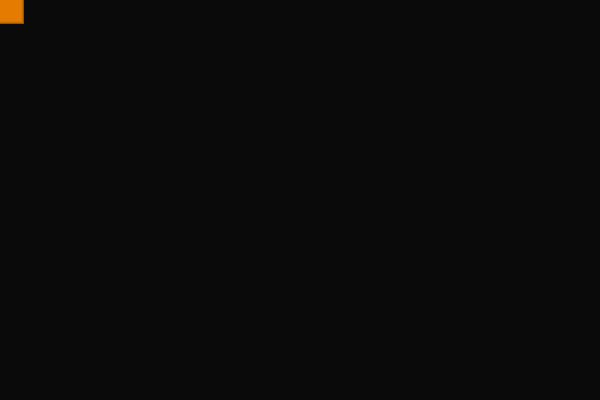
Frame 1 (no input)
Frame 60 (the mouse pressed at the canvas centre just before this capture): identical to frame 1, image omitted
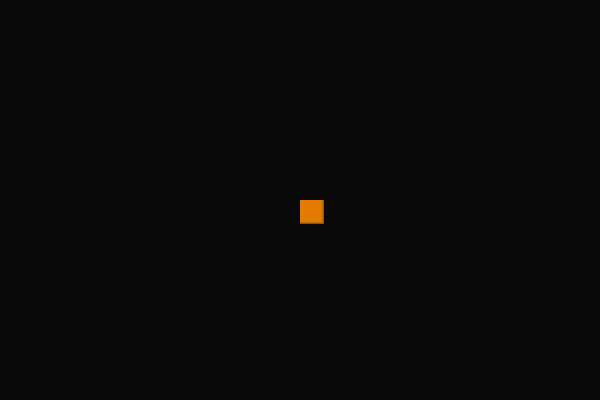
Frame 120 (the mouse held since frame 60 and released just before this capture)

The Processing sketch that drew these frames (run headless with seeded random() and noise(); from frame 60 on, the mouse is pressed at the canvas centre):

// Processing sketch: processing_56639
// ── processing_56639.pde

int num = 50;
float mx[] = new float[num];
float my[] = new float[num];

void setup() {
  size(600, 400);
  smooth();
 noCursor();
  noStroke();
  fill(230,125,0, 100);
 
}

void draw() {
  //color(230,125,100);
  
  background(10); 

  
  // Cycle through the array, using a different entry on each frame. 
  // Using modulo (%) like this is faster than moving all the values over.
  int which = frameCount % num;
  mx[which] = mouseX;
  my[which] = mouseY;
  
  for (int i = 20; i < num; i++) {
    // which+1 is the smallest (the oldest in the array)
    int index = (which+8 + i) % num;
    rect(mx[index], my[index], i/2, i/2);
  }
}
